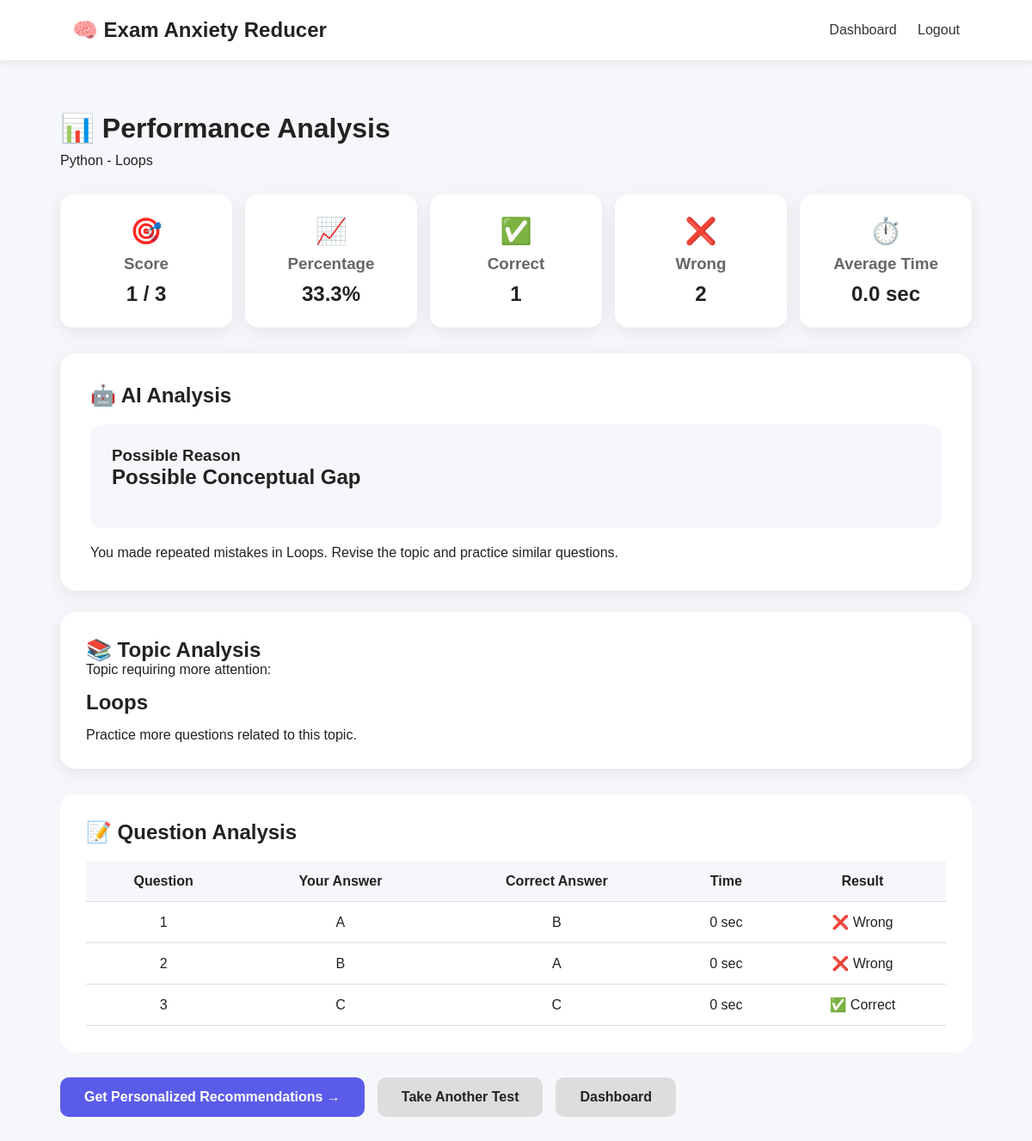
/analysis/4 (signed in), run on the app's committed database.
### tables this page shows
CREATE TABLE tests (
            test_id INTEGER PRIMARY KEY AUTOINCREMENT,
            student_id INTEGER,
            subject TEXT,
            topic TEXT,
            score INTEGER,
            total_questions INTEGER,
            date TEXT
        );

CREATE TABLE questions (
            question_id INTEGER PRIMARY KEY AUTOINCREMENT,
            subject TEXT NOT NULL,
            topic TEXT NOT NULL,
            question TEXT NOT NULL,
            option_a TEXT NOT NULL,
            option_b TEXT NOT NULL,
            option_c TEXT NOT NULL,
            option_d TEXT NOT NULL,
            correct_answer TEXT NOT NULL
        );

CREATE TABLE answers (
            answer_id INTEGER PRIMARY KEY AUTOINCREMENT,
            test_id INTEGER,
            question_id INTEGER,
            student_answer TEXT,
            time_taken INTEGER,
            is_correct INTEGER
        );

### app.py (the view, shortened to what this page needs)
@app.route("/analysis/<int:test_id>")
def analysis(test_id):
    if "student_id" not in session:
        return redirect("/login")
    conn = sqlite3.connect("database.db")
    cursor = conn.cursor()
    cursor.execute("""
        SELECT test_id, subject, topic, score, total_questions, date
        FROM tests
        WHERE test_id = ? AND student_id = ?
    """, (test_id, session["student_id"]))
    test = cursor.fetchone()
    if not test:
        conn.close()
        return "Test not found!"
    cursor.execute("""
        SELECT
            a.question_id,
            a.student_answer,
            a.time_taken,
            a.is_correct,
            q.correct_answer,
            q.topic
        FROM answers a
        JOIN questions q
        ON a.question_id = q.question_id
        WHERE a.test_id = ?
    """, (test_id,))
    answers = cursor.fetchall()
    conn.close()
    score = test[3]
    total = test[4]
    percentage = (score / total * 100) if total > 0 else 0
    wrong_answers = sum(
        1 for answer in answers
        if answer[3] == 0
    )
    correct_answers = sum(
        1 for answer in answers
        if answer[3] == 1
    )
    total_time = sum(
        int(answer[2] or 0)
        for answer in answers
    )
    average_time = (
        total_time / len(answers)
        if answers else 0
    )
    topic_mistakes = {}
    for answer in answers:
        topic = answer[5]
        if answer[3] == 0:
            topic_mistakes[topic] = (
                topic_mistakes.get(topic, 0) + 1
            )
    weak_topic = None
    if topic_mistakes:
        weak_topic = max(
            topic_mistakes,
            key=topic_mistakes.get
        )
    if wrong_answers == 0:
        reason = "Excellent Performance"
        message = (
            "You answered all questions correctly. "
            "Keep practicing to maintain your performance."
        )
    elif weak_topic and topic_mistakes[weak_topic] >= 2:
        reason = "Possible Conceptual Gap"
        message = (
            f"You made repeated mistakes in {weak_topic}. "
            "Revise the topic and practice similar questions."
        )
    elif average_time > 45:
        reason = "Time Management Needs Improvement"
        message = (
            "You are spending considerable time on questions. "
            "Try improving your time-management strategy."
        )
    else:
        reason = "Normal Mistakes"
        message = (
            "Your mistakes do not show a strong repeated pattern. "
            "Continue practicing and reviewing incorrect answers."
        )
    return render_template(
        "analysis.html",
        test=test,
        answers=answers,
        percentage=round(percentage, 1),
        correct_answers=correct_answers,
        wrong_answers=wrong_answers,
        average_time=round(average_time, 1),
        weak_topic=weak_topic,
        reason=reason,
        message=message
    )

### templates/analysis.html (shortened to what this page needs)
<!DOCTYPE html>
<html>
<head>
    <link rel="stylesheet"
          href="{{ url_for('static', filename='css/style.css') }}">
</head>
<body>
<nav>
    <h2>🧠 Exam Anxiety Reducer</h2>
    <div>
        <a href="/dashboard">Dashboard</a>
        <a href="/logout">Logout</a>
    </div>
</nav>
<div class="analysis-container">
    <h1>📊 Performance Analysis</h1>
    <p>
        {{ test[1] }} - {{ test[2] }}
    </p>
    <div class="analysis-grid">
        <div class="analysis-card">
            <span class="analysis-icon">🎯</span>
            <h3>Score</h3>
            <h2>{{ test[3] }} / {{ test[4] }}</h2>
        </div>
        <div class="analysis-card">
            <span class="analysis-icon">📈</span>
            <h3>Percentage</h3>
            <h2>{{ percentage }}%</h2>
        </div>
        <div class="analysis-card">
            <span class="analysis-icon">✅</span>
            <h3>Correct</h3>
            <h2>{{ correct_answers }}</h2>
        </div>
        <div class="analysis-card">
            <span class="analysis-icon">❌</span>
            <h3>Wrong</h3>
            <h2>{{ wrong_answers }}</h2>
        </div>
        <div class="analysis-card">
            <span class="analysis-icon">⏱️</span>
            <h3>Average Time</h3>
            <h2>{{ average_time }} sec</h2>
        </div>
    </div>
    <div class="ai-analysis-box">
        <h2>🤖 AI Analysis</h2>
        <div class="reason-box">
            <h3>Possible Reason</h3>
            <h2>{{ reason }}</h2>
        </div>
        <p>
            {{ message }}
        </p>
    </div>
    <div class="topic-box">
        <h2>📚 Topic Analysis</h2>
        {% if weak_topic %}
            <p>
                Topic requiring more attention:
            </p>
            <h3>{{ weak_topic }}</h3>
            <p>
                Practice more questions related to
                this topic.
            </p>
        {% else %}
            <p>
                No specific weak topic was detected.
            </p>
        {% endif %}
    </div>
    <div class="question-analysis">
        <h2>📝 Question Analysis</h2>
        <table>
            <tr>
                <th>Question</th>
                <th>Your Answer</th>
                <th>Correct Answer</th>
                <th>Time</th>
                <th>Result</th>
            </tr>
            {% for answer in answers %}
            <tr>
                <td>
                    {{ loop.index }}
                </td>
                <td>
                    {{ answer[1] or "Not Answered" }}
                </td>
                <td>
                    {{ answer[4] }}
                </td>
                <td>
                    {{ answer[2] }} sec
                </td>
                <td>
                    {% if answer[3] == 1 %}
                        ✅ Correct
                    {% else %}
                        ❌ Wrong
                    {% endif %}
                </td>
            </tr>
            {% endfor %}
        </table>
    </div>
    <div class="analysis-buttons">
    <a href="/recommendations/{{ test[0] }}"
       class="main-button">
        Get Personalized Recommendations →
    </a>
    <a href="/practice-test"
       class="secondary-button">
        Take Another Test
    </a>
    <a href="/dashboard"
       class="secondary-button">
        Dashboard
    </a>
</div>
</div>
</body>
</html>

### static/style.css (style rules this page uses)
* { margin: 0; padding: 0; box-sizing: border-box; }
body { font-family: Arial, sans-serif; background: #f5f7fb; color: #222; }
nav { height: 70px; padding: 0 7%; display: flex; justify-content: space-between; align-items: center; background: white; box-shadow: 0 2px 10px rgba(0,0,0,0.08); }
nav a { text-decoration: none; margin-left: 20px; color: #333; }
.main-button { display: inline-block; padding: 14px 28px; background: #5b5bea; color: white; text-decoration: none; border-radius: 10px; font-weight: bold; }
.analysis-container { max-width: 1100px; margin: 40px auto; padding: 20px; }
.analysis-container > h1 { margin-bottom: 10px; }
.analysis-grid { display: grid; grid-template-columns: repeat(5, 1fr); gap: 15px; margin-top: 30px; }
.analysis-card { background: white; padding: 25px 15px; text-align: center; border-radius: 15px; box-shadow: 0 5px 20px rgba(0,0,0,0.08); }
.analysis-icon { font-size: 30px; }
.analysis-card h3 { margin: 10px 0; color: #666; }
.analysis-card h2 { font-size: 24px; }
.ai-analysis-box { background: white; margin-top: 30px; padding: 35px; border-radius: 18px; box-shadow: 0 5px 20px rgba(0,0,0,0.08); }
.ai-analysis-box h2 { margin-bottom: 20px; }
.reason-box { padding: 25px; background: #f5f7fb; border-radius: 12px; margin-bottom: 20px; }
.topic-box { margin-top: 25px; padding: 30px; background: white; border-radius: 18px; box-shadow: 0 5px 20px rgba(0,0,0,0.08); }
.topic-box h3 { margin: 15px 0; font-size: 24px; }
.question-analysis { margin-top: 30px; background: white; padding: 30px; border-radius: 18px; overflow-x: auto; }
.question-analysis table { width: 100%; border-collapse: collapse; margin-top: 20px; }
.question-analysis th, .question-analysis td { padding: 14px; border-bottom: 1px solid #ddd; text-align: center; }
.question-analysis th { background: #f5f7fb; }
.analysis-buttons { margin-top: 30px; display: flex; gap: 15px; align-items: center; }
.secondary-button { display: inline-block; padding: 14px 28px; border-radius: 10px; background: #ddd; color: #222; text-decoration: none; font-weight: bold; }

### data on the page
tests: subject "Python", topic "Loops", score "1", total_questions "3"
questions: topic "Loops"
answers: student_answer "A", correct_answer "B", time_taken "0", is_correct "❌ Wrong"
answers: student_answer "B", correct_answer "A", time_taken "0", is_correct "❌ Wrong"
answers: student_answer "C", correct_answer "C", time_taken "0", is_correct "✅ Correct"

### other printed values
{{ percentage }} "33.3"
{{ correct_answers }} "1"
{{ wrong_answers }} "2"
{{ average_time }} "0.0"
{{ reason }} "Possible Conceptual Gap"
{{ message }} "You made repeated mistakes in Loops. Revise the topic and practice similar questions."
